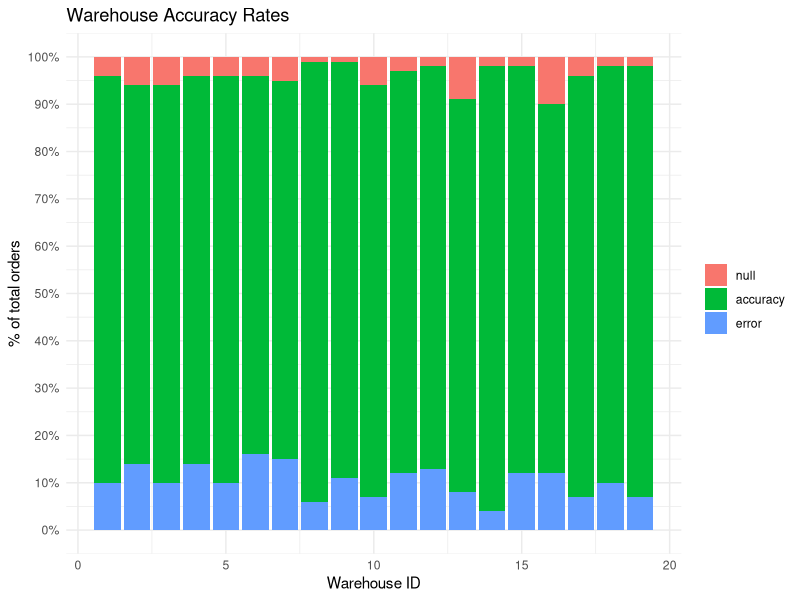
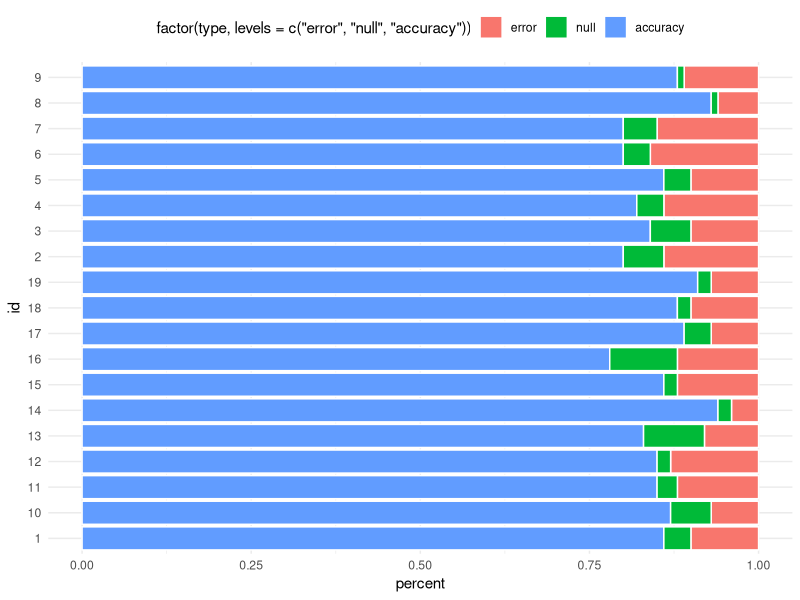
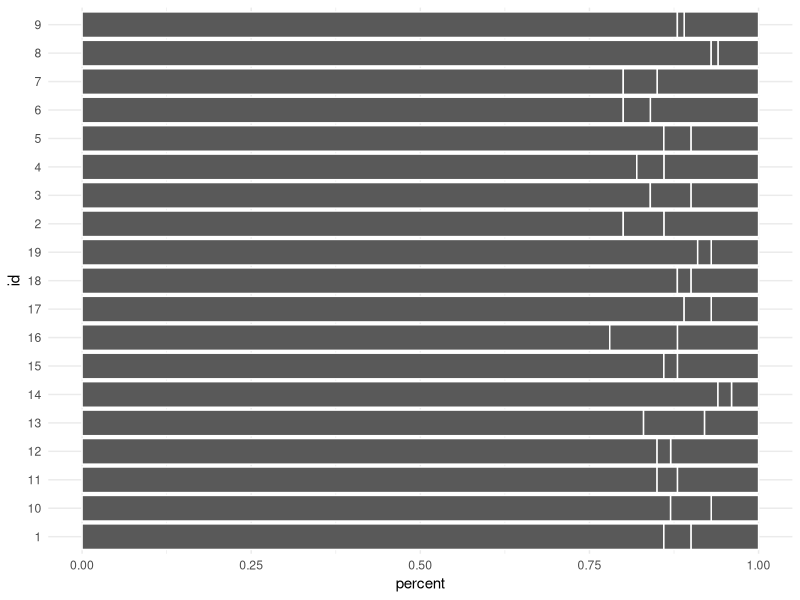
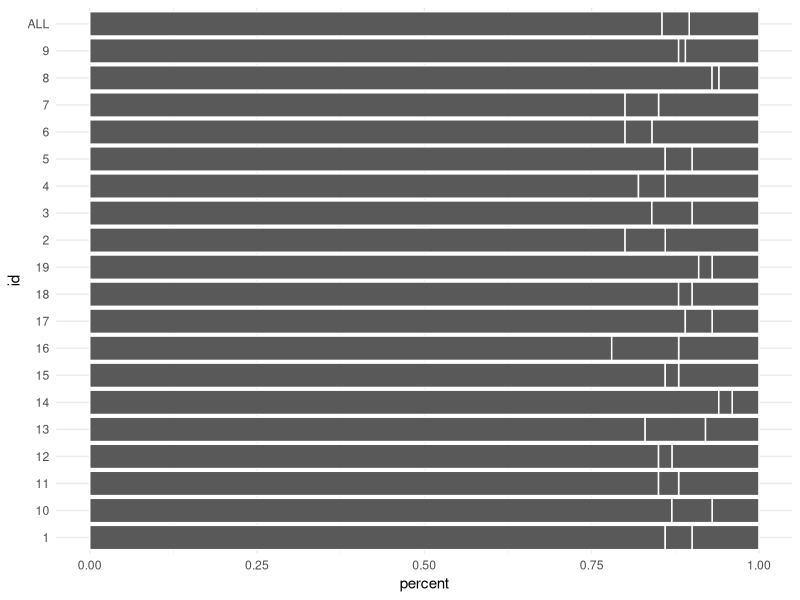
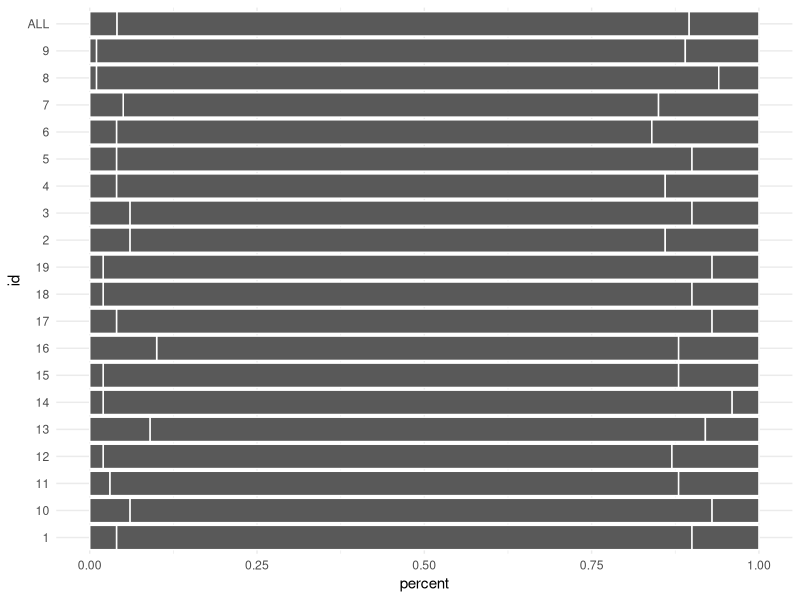
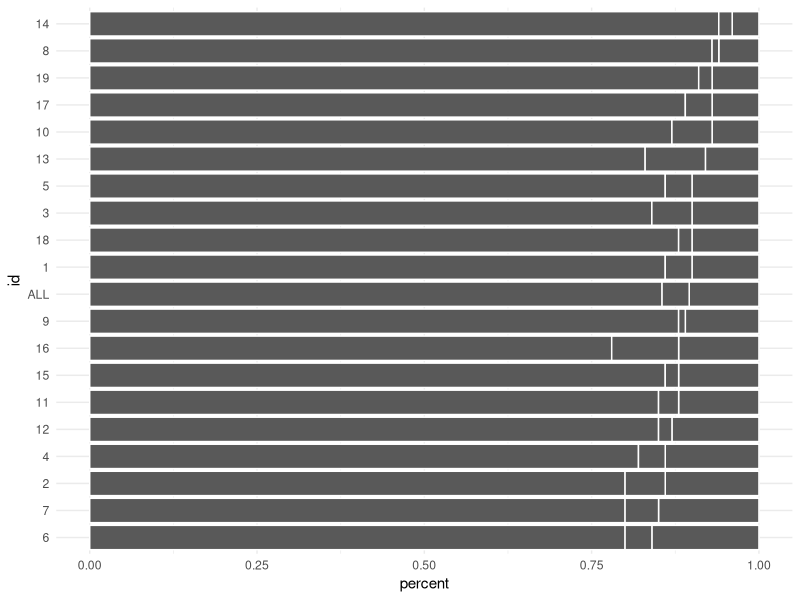
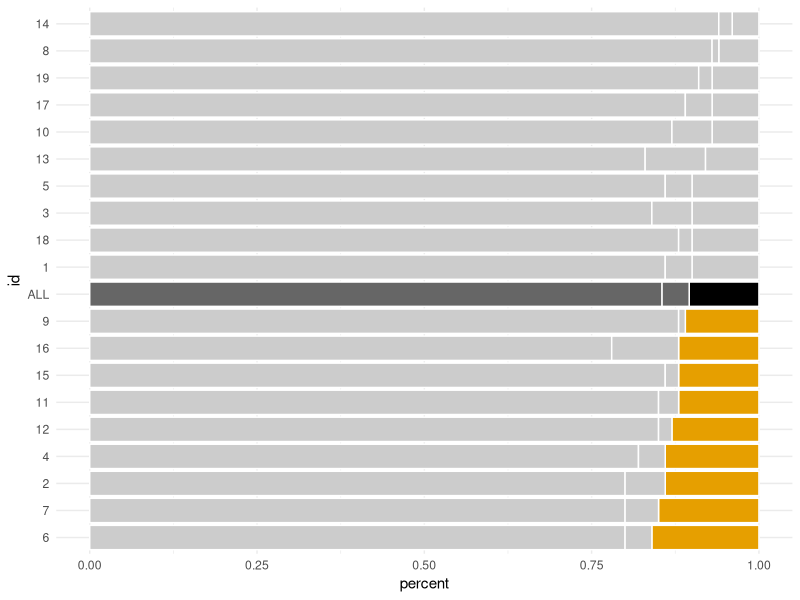
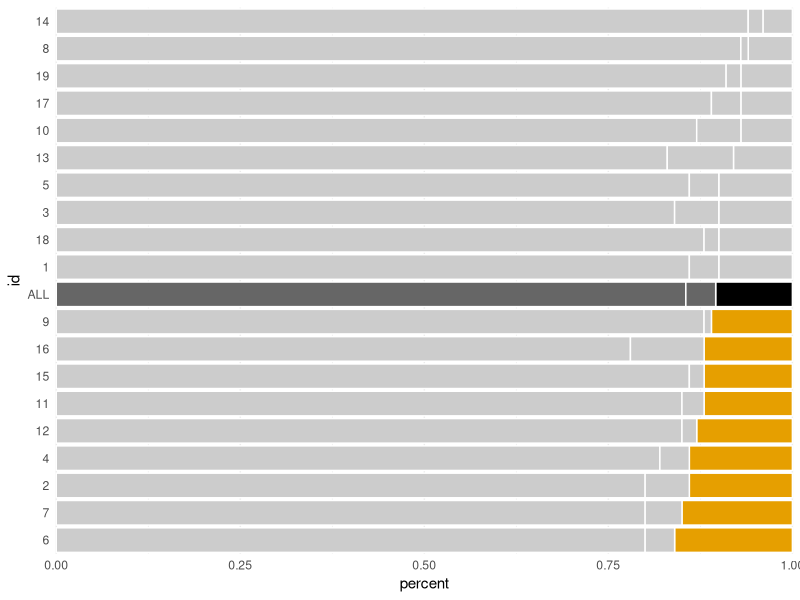

The R source for these figures, in order:
# Learn data story telling
# taught by Albert Rapp

# Load libraries
library(tidyverse)

# create the datset
dat <- tibble(
  id = 1:19,
  fulfilled = c(803, 865, 795, 683, 566, 586, 510, 436, 418, 364, 379, 372, 374, 278, 286, 327, 225, 222, 200),
  accuracy = c(86, 80, 84, 82, 86, 80, 80, 93, 88, 87, 85, 85, 83, 94, 86, 78, 89, 88, 91),
  error = c(10, 14, 10, 14, 10, 16, 15, 6, 11, 7, 12, 13, 8, 4, 12, 12, 7, 10, 7),
  null = 100 - accuracy - error
) %>% 
  mutate(across(accuracy:null, ~. / 100))
dat

# Let us do a quick dirty plot
theme_set(theme_minimal())
dat_long <- dat %>% 
  pivot_longer(
    cols = accuracy:null,
    names_to = 'type',
    values_to = 'percent'
  )

dat_long %>% 
  ggplot(aes(id, percent, fill = factor(type, levels = c('null', 'accuracy', 'error')))) +
  geom_col() +
  labs(
    title = 'Warehouse Accuracy Rates',
    x = 'Warehouse ID',
    y = '% of total orders',
    fill = element_blank()
  ) +
  scale_y_continuous(labels = ~scales::percent(., accuracy = 1), breaks = seq(0, 1, 0.1))

# Let the viz begin -------------------------------------------------------

# Flip the axes for long names
categorial_dat <- dat_long %>% 
  mutate(
    id = as.character(id),
  )

categorial_dat %>% 
  ggplot(aes(x = percent, y = id)) +
  geom_col(
    aes(fill = factor(type, levels = c('error', 'null', 'accuracy'))),
    col = 'white', # set color to distinguish bars better
  ) +
  theme(legend.position = 'top') # temporarily move legend to top

# Start with grey
categorial_dat %>% 
  ggplot(aes(x = percent, y = id)) +
  geom_col(
    aes(group = factor(type, levels = c('error', 'null', 'accuracy'))),
    col = 'white', # set color to distinguish bars better
  )

# Add reference points
averages <- dat_long %>% 
  group_by(type) %>% 
  summarise(percent = mean(percent)) %>% 
  mutate(id = 'ALL') 

dat_with_summary <- categorial_dat %>% 
  bind_rows(averages)

dat_with_summary %>% 
  ggplot(aes(x = percent, y = id)) +
  geom_col(
    aes(group = factor(type, levels = c('error', 'null', 'accuracy'))),
    col = 'white',
  )

# Order your data
dat_with_summary %>% 
  ggplot(aes(x = percent, y = id)) +
  geom_col(
    aes(group = factor(type, levels = c('error', 'accuracy', 'null'))),
    col = 'white',
  )

ordered_dat <- dat_with_summary %>% 
  mutate(
    type = factor(type, levels = c('error', 'null', 'accuracy')),
    id = fct_reorder(id, percent, .desc = T)
  ) 

ordered_dat %>% 
  ggplot(aes(x = percent, y = id)) +
  geom_col(
    aes(group = type),
    col = 'white',
  )

# Highlight your story points
# Set colors as variable for easy change later
unhighlighted_color <- 'grey80'
highlighted_color <- '#E69F00'
avg_error <- 'black'
avg_rest <- 'grey40'

# Compute new column with colors of each bar
colored_dat <- ordered_dat %>% 
  mutate(
    custom_colors = case_when(
      id == 'ALL' & type == 'error' ~ avg_error,
      id == 'ALL' ~ avg_rest,
      type == 'error' & percent > 0.1 ~ highlighted_color,
      T ~  unhighlighted_color
    )
  )

p <- colored_dat %>% 
  ggplot(aes(x = percent, y = id)) +
  geom_col(
    aes(group = type),
    col = 'white',
    fill = colored_dat$custom_colors # Set colors manually
  )
p

# Remove axes expansion and allow drawing outside of grid
p <- p +
  coord_cartesian(
    xlim = c(0, 1), 
    ylim = c(0.5, 20.5), 
    expand = F, # removes white spaces at edge of plot
    clip = 'off' # allows drawing outside of panel
  )
p

# Move and format axes
unhighlighed_col_darker <- 'grey60'
p <- p +
  scale_x_continuous(
    breaks = seq(0, 1, 0.2),
    labels = scales::percent,
    position = 'top'
  ) +
  labs(
    title = 'Accuracy rates for highest volume warehouses',
    y = 'WAREHOUSE ID',
    x = '% OF TOTAL ORDERS FULFILLED',
  ) +
  theme(
    axis.line.x = element_line(colour = unhighlighed_col_darker),
    axis.ticks.x = element_line(colour = unhighlighed_col_darker),
    axis.text = element_text(colour = unhighlighed_col_darker),
    text = element_text(colour = unhighlighed_col_darker),
    plot.title = element_text(colour = 'black')
  )
p

# Align labels
p <- p +
  theme(
    axis.title.x = element_text(hjust = 0),
    axis.title.y = element_text(hjust = 1),
    plot.title.position = 'plot'
    # aligns the title to the whole plot and not the (inner) panel
  )
p

#
p <- p +
  # Overwriting previous scale will generate a warning but that's ok
  scale_x_continuous(
    breaks = seq(0, 1, 0.2), # We still want the axes ticks
    labels = rep('', 6), # Empty strings as labels
    position = 'top'
  ) +
  annotate(
    'text',
    x = seq(0, 1, 0.2),
    y = 20.75,
    label = scales::percent(seq(0, 1, 0.2), accuracy = 1),
    size = 3,
    hjust = c(0, rep(0.5, 4), 1),
    # individual hjust here
    vjust = 0, 
    col = unhighlighed_col_darker
  ) +
  theme(
    axis.title.x = element_text(hjust = 0, vjust = 0)
    # change vjust to avoid overplotting
  )
p

# Add text labels
text_labels <- colored_dat %>% 
  filter(type == 'error', percent > 0.1) %>% 
  mutate(percent = scales::percent(percent, accuracy = 1))

p <- p +
  geom_text(
    data = text_labels, 
    aes(x = 1, label = percent), 
    hjust = 1.1,
    col = 'white',
    size = 4
  )
p

# Asdd a new title text up right
library(ggtext)
p <- p +
  annotate(
    'richtext',
    x = 1,
    y = 21.25,
    label = "ACCURATE | NULL | <span style = 'color:#E69F00'>ERROR</span>",
    hjust = 1,
    vjust = 0, 
    col = unhighlighed_col_darker, 
    size = 4,
    label.colour = NA,
    fill = NA
  )
p

# Add story text
# Save text data in a tibble
tib_summary_text <- tibble(
  x = 0, 
  y = c(1.65, 0.5), 
  label = c("<span style = 'color:grey60'>OVERALL:</span> **The error rate is 10% across all<br>66 warehouses**. <span style = 'color:grey60'>The good news is that<br>the accuracy rate is 85% so we\'re hitting<br>the mark in nearly all our centers due to<br>the quality initiatives implemented last year.</span>",
            "<span style = 'color:#E69F00'>OPPORTUNITY TO IMPROVE:</span> <span style = 'color:grey60'>10 centers<br>have higher than average error rates of<br>10%-16%.</span> <span style = 'color:#E69F00'>We recommend investigating<br>specific details and **scheduling meetings<br>with operations managers to<br>determine what's driving this.**</span>"
  )
)

# Create text plot with geom_richtext() and theme_void()
text_plot <- tib_summary_text %>% 
  ggplot() +
  geom_richtext(
    aes(x, y, label = label),
    size = 3,
    hjust = 0,
    vjust = 0,
    label.colour = NA
  ) +
  coord_cartesian(xlim = c(0, 1), ylim = c(0, 2), clip = 'off') +
  # clip = 'off' is important for putting it together later.
  theme_void()
text_plot

# Add main message as new title and subtitle
# Save texts as variables for better code legibility
# Here I used Markdown syntax
# To enable its rendering, use element_markdown() in theme
title_text <- "**Action needed:** 10 warehouses have <span style = 'color:#E69F00'>high error rates</span>"
subtitle_text <- "<span style = 'color:#E69F00'>DISCUSS:</span> what are <span style = 'color:#E69F00'>**next steps to improve errors**</span> at highest volume warehouses?<br><span style = 'font-size:10pt;color:grey60'>The subset of centers shown (19 out of 66) have the highest volume of orders fulfilled</span>"
caption_text <- "SOURCE: ProTip Dashboard as of Q4/2021. See file xxx for additional context on remaining 47 warehouses<br><span style = 'font-size:6pt;color:grey60'>Original: Storytelling with Data - improve this graph! exercise | {ggplot2} remake by Albert Rapp (@rappa753)."

# Compose plot
library(patchwork)
p +
  text_plot +
  # Make text plot narrower
  plot_layout(widths = c(0.6, 0.4)) +
  # Add main message via title and subtitle
  plot_annotation(
    title = title_text,
    subtitle = subtitle_text,
    caption = caption_text,
    theme = theme(
      plot.title = element_markdown(
        margin = margin(b = 0.4, unit = 'cm'),
        # 0.4cm margin at bottom of title
        size = 16
      ),
      plot.subtitle = element_markdown(
        margin = margin(b = 0.4, unit = 'cm'),
        # 0.4cm margin at bottom of title
        size = 11.5
      ),
      plot.caption.position = 'plot',
      plot.caption = element_markdown(
        hjust = 0, 
        size = 7, 
        colour = unhighlighed_col_darker, 
        lineheight = 1.25
      ),
      plot.background = element_rect(fill = 'white', colour = NA)
      # This is only a trick to make sure that background really is white
      # Otherwise, some browsers or photo apps will apply a dark mode
    )
  ) 